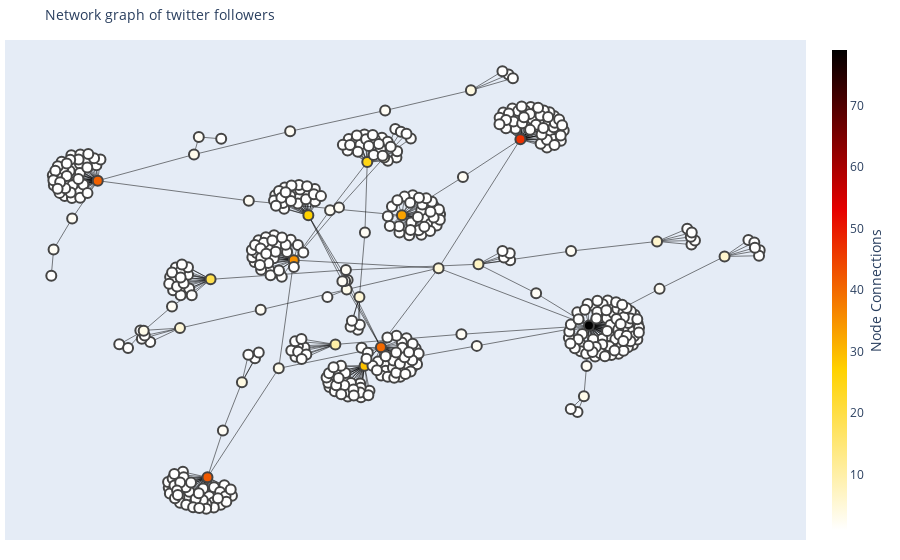

Here is the notebook cell this chart was saved with:
### Markdown cell above
We created the vizualization of the subgraph using the ploty and networkx packages. We can see that there are some central nodes within the network which have many followers but the connection between these groups are weak.

### Code cell
pos = nx.spring_layout(SG)
for node in SG.nodes():
    SG.node[node]['pos']= pos[node]
edge_x = []
edge_y = []
for edge in SG.edges():
    x0, y0 = SG.nodes[edge[0]]['pos']
    x1, y1 = SG.nodes[edge[1]]['pos']
    edge_x.append(x0)
    edge_x.append(x1)
    edge_x.append(None)
    edge_y.append(y0)
    edge_y.append(y1)
    edge_y.append(None)

edge_trace = go.Scatter(
    x=edge_x, y=edge_y,
    line=dict(width=0.5, color='black'),
    hoverinfo='none',
    mode='lines')

node_x = []
node_y = []
for node in SG.nodes():
    x, y = SG.nodes[node]['pos']
    node_x.append(x)
    node_y.append(y)

node_trace = go.Scatter(
    x=node_x, y=node_y,
    mode='markers',
    hoverinfo='text',
    marker=dict(
        showscale=True,
        colorscale='Hot',
        reversescale=True,
        color=[],
        size=10,
        colorbar=dict(
            thickness=15,
            title='Node Connections',
            xanchor='left',
            titleside='right'
        ),
        line_width=2))

node_text = []
for node in SG.nodes():
    node_text.append(str(node))

node_adjacencies = []
for node, adjacencies in enumerate(SG.adjacency()):
    node_adjacencies.append(len(adjacencies[1]))
    
node_trace.marker.color = node_adjacencies
node_trace.text = node_text

fig = go.Figure(data=[edge_trace, node_trace],
             layout=go.Layout(
                title='Network graph of twitter followers<br>',
                titlefont_size=14,
                showlegend=False,
                hovermode='closest',
                margin=dict(b=20,l=5,r=5,t=40),
                xaxis=dict(showgrid=False, zeroline=False, showticklabels=False),
                yaxis=dict(showgrid=False, zeroline=False, showticklabels=False))
                )
py.iplot(fig, filename='twitter_graph')

### Figure 1 — Plotly figure (JSON) as saved in the notebook; plotly's stock layout.template omitted (floating-point values rounded to 4 significant figures; data arrays with more than 128 entries replaced by an {"elided": "..."} marker saying what was removed)
{"data": [{"hoverinfo": "none", "line": {"color": "black", "width": 0.5}, "mode": "lines", "type": "scatter", "x": {"elided": "1452 float values"}, "y": {"elided": "1452 float values"}}, {"hoverinfo": "text", "marker": {"color": {"elided": "482 int values"}, "colorbar": {"thickness": 15, "title": {"side": "right", "text": "Node Connections"}, "xanchor": "left"}, "colorscale": [[0, "rgb(0,0,0)"], [0.3333, "rgb(230,0,0)"], [0.6667, "rgb(255,210,0)"], [1, "rgb(255,255,255)"]], "line": {"width": 2}, "reversescale": true, "showscale": true, "size": 10}, "mode": "markers", "text": {"elided": "482 str values"}, "type": "scatter", "x": {"elided": "482 float values"}, "y": {"elided": "482 float values"}}], "layout": {"hovermode": "closest", "margin": {"b": 20, "l": 5, "r": 5, "t": 40}, "showlegend": false, "title": {"font": {"size": 14}, "text": "Network graph of twitter followers<br>"}, "xaxis": {"showgrid": false, "showticklabels": false, "zeroline": false}, "yaxis": {"showgrid": false, "showticklabels": false, "zeroline": false}}}
